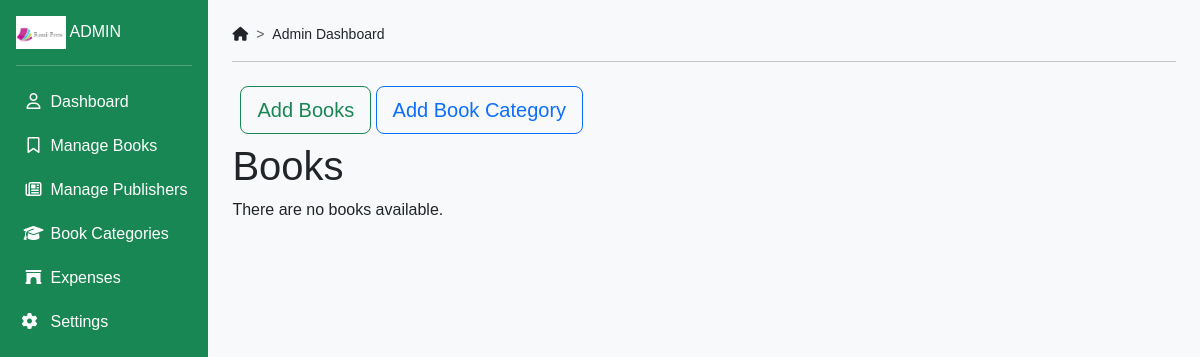
The page /books/ on the database as committed earlier.
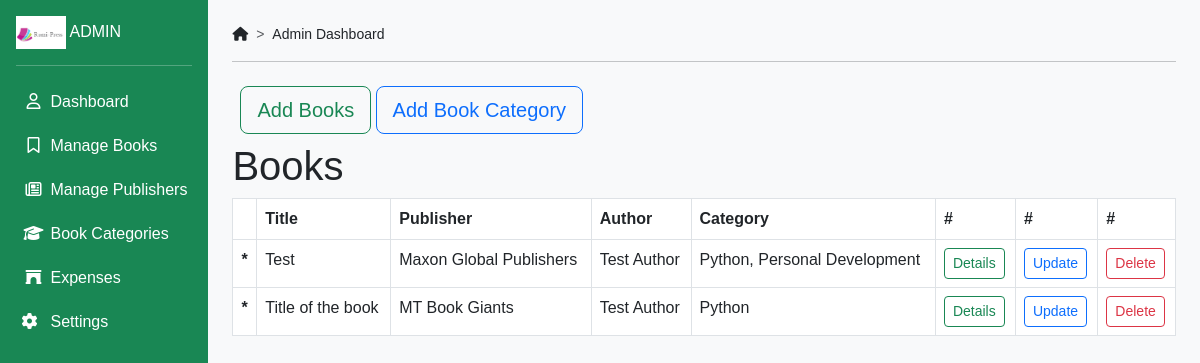
The same page on the database as committed later.
### main/models.py (models this page shows, shortened)
class Books(models.Model):
    book_id = models.CharField(max_length=20, primary_key=True)
    title = models.CharField(max_length=55)
    subtitle = models.CharField(max_length=55)
    authors = models.ManyToManyField(Authors, blank=False)
    publisher = models.ForeignKey(Publisher, on_delete=models.CASCADE)
    published_date = models.DateField()
    category = models.ManyToManyField(Category)

class Publisher(models.Model):
    pub_name = models.CharField(max_length=50)
    bio = models.TextField(max_length=250, blank= True)
    def __str__(self):
        return self.pub_name

class Authors(models.Model):
    name = models.CharField(max_length=100)
    country_of_origin = models.CharField(max_length=25, blank=True)
    date_born = models.DateField(blank=True)
    interests = models.CharField(max_length=255, blank=True)
    bio = models.TextField(max_length=500, blank=True)

class Category(models.Model):
    name = models.CharField(max_length=50)
    additional_info = models.TextField(max_length=250, blank=True)

### main/views.py (the view)
# urls.py: path('books/', views.BooksListView.as_view(), name='books'),
class BooksListView(generic.ListView):
    model = Books
    context_object_name = 'books'
    template_name = 'main/books.html'

### templates/main/books.html
{% extends './dashboard.html'%}
{% block content %}
<div class="container-fluid p-2">
  <a type="button" class="btn btn-outline-success btn-lg btn-block" href="{%url 'add_books'%}">Add Books </a>
  <a type="button" class="btn btn-outline-primary btn-lg btn-block" href="{%url 'add_category'%}">Add Book Category</a>
</div>
<h1>Books</h1>
{% if books %}
<table class="table table-bordered">
  <thead class="thead-dark">
    <tr>
      <th scope="col"></th>
      <th scope="col">Title</th>
      <th scope="col">Publisher</th>
      <th scope="col">Author</th>
      <th scope="cole">Category</th>
      <th scope="cole">#</th>
      <th scope="cole">#</th>
      <th scope="cole">#</th>
    </tr>
  </thead>
  {% for book in books %}
  <tbody>
    <tr>
      <th scope="row">*</th>
      <td>{{book.title}}</td>
      <td>{{book.publisher}}</td>
      <td>
        {% for author in book.authors.all %}
            {{ author.name }}{% if not forloop.last %}, {% endif %}
        {% endfor %}
      </td>
      <td>
        {% for genre in book.category.all %}
            {{ genre.name }}{% if not forloop.last %}, {% endif %}
        {% endfor %}
      </td>
      <td><a href="{% url 'book_details' pk=book.pk %}" class="btn btn-outline-success btn-sm btn-block">Details</a></td>
      <td><a href="{% url 'update_book' book.book_id%}" class="btn btn-outline-primary btn-sm btn-block">Update</a></td>
      <td><a href="{% url 'delete_book' book.book_id%}" class="btn btn-outline-danger btn-sm btn-block">Delete</a></td>
    </tr>
  </tbody>
  {% endfor %}
</table>
{% else %}
<p>There are no books available.</p>
{% endif %}
{% endblock %}

Rows that differ between the two databases and show on the page:
added Books: title "Test", publisher "Maxon Global Publishers"
now on this page (row unchanged): Authors: name "Test Author"
added Category: name "Python"
added Category: name "Personal Development", shown under "Test"
added Books: title "Title of the book", publisher "MT Book Giants"
Other text that changed with them:
text no longer shown: "There are no books available."
text now shown: "Title Publisher Author Category # # #"
